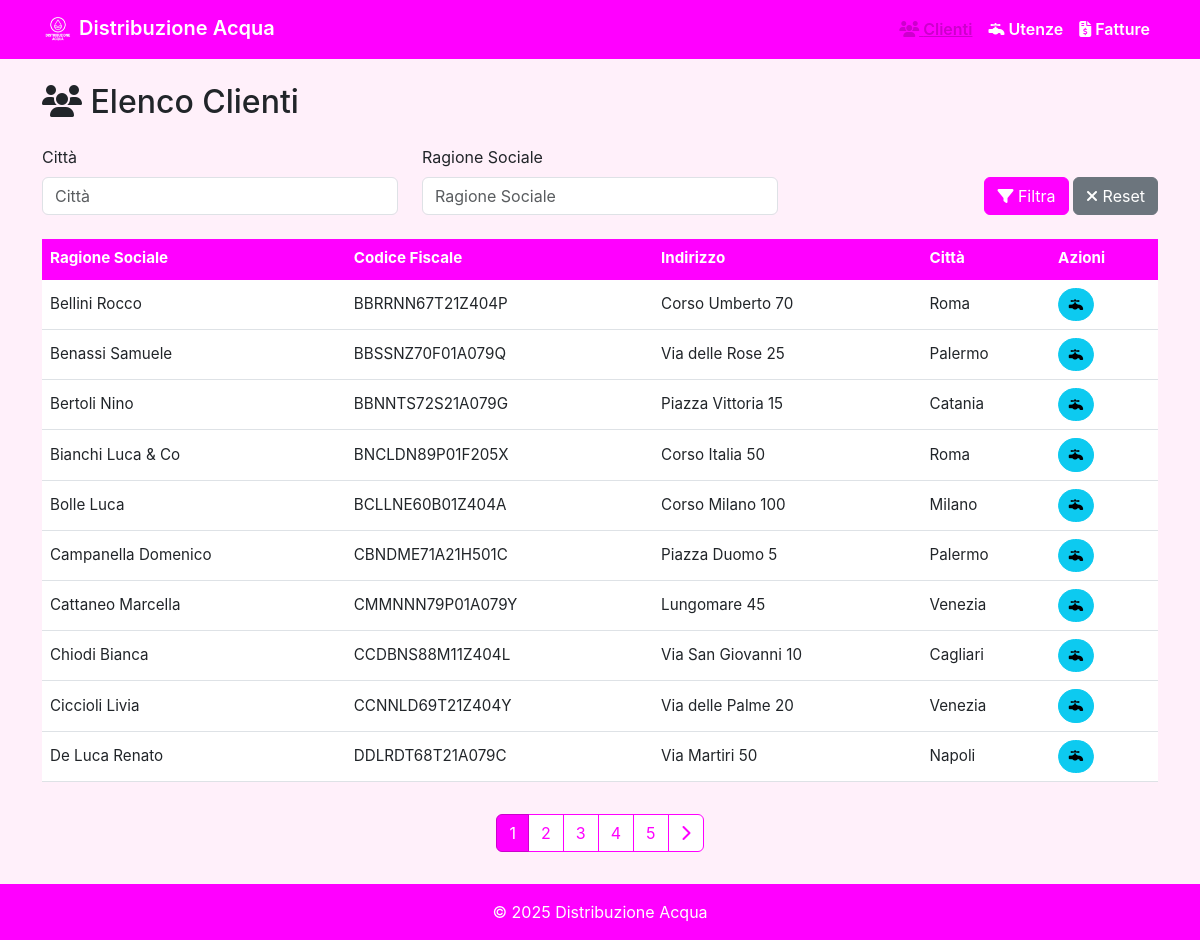
Page /clienti/ on the committed database.
### una_acies/models.py (models this page shows, shortened)
class Cliente(models.Model):
    codice = models.AutoField(primary_key=True)
    codice_fiscale = models.CharField(max_length=16)
    ragione_sociale = models.CharField(max_length=100)
    indirizzo = models.CharField(max_length=200)
    citta = models.CharField(max_length=100)

### una_acies/views.py (the view)
# urls.py: path('clienti/', views.clienti_list, name='clienti_list'),
def clienti_list(request):
    filtro_citta = request.GET.get('citta', '')
    filtro_ragione = request.GET.get('ragione', '')
    clienti_query = Cliente.objects.all()
    if filtro_citta:
        clienti_query = clienti_query.filter(citta__icontains=filtro_citta)
    if filtro_ragione:
        clienti_query = clienti_query.filter(ragione_sociale__icontains=filtro_ragione)
    paginator = Paginator(clienti_query.order_by('ragione_sociale'), 10)
    page_number = request.GET.get('page', 1)
    clienti = paginator.get_page(page_number)
    context = {
        'clienti': clienti,
        'filtro_citta': filtro_citta,
        'filtro_ragione': filtro_ragione
    }
    return render(request, 'una_acies/clienti_list.html', context)

### una_acies/templates/una_acies/clienti_list.html (shortened to what this page needs)
{% extends "una_acies/base.html" %}
{% block content %}
<h2 class="mb-4"><i class="fa-solid fa-users"></i> Elenco Clienti</h2>
<form method="get" action="" id="filter-form" class="mb-4">
    <div class="row align-items-end">
        <div class="col-md-4 mb-3 mb-md-0">
            <label class="form-label">Città</label>
            <input type="text" name="citta" class="form-control" placeholder="Città" value="{{ filtro_citta }}">
        </div>
        <div class="col-md-4 mb-3 mb-md-0">
            <label class="form-label">Ragione Sociale</label>
            <input type="text" name="ragione" class="form-control" placeholder="Ragione Sociale" value="{{ filtro_ragione }}">
        </div>
        <div class="col-md-4 text-end">
            <button type="submit" class="btn btn-fucsia">
                <i class="fa-solid fa-filter"></i> Filtra
            </button>
            <a href="{% url 'clienti_list' %}" class="btn btn-secondary">
                <i class="fa-solid fa-xmark"></i> Reset
            </a>
        </div>
    </div>
</form>
<div class="table-responsive">
    <table class="table table-hover align-middle">
        <thead>
            <tr>
                <th>Ragione Sociale</th>
                <th>Codice Fiscale</th>
                <th>Indirizzo</th>
                <th>Città</th>
                <th>Azioni</th>
            </tr>
        </thead>
        <tbody>
        {% for cliente in clienti %}
        <tr>
            <td>{{ cliente.ragione_sociale }}</td>
            <td>{{ cliente.codice_fiscale }}</td>
            <td>{{ cliente.indirizzo }}</td>
            <td>{{ cliente.citta }}</td>
            <td>
                <a href="{% url 'utenze_list' %}?cliente={{ cliente.ragione_sociale }}" class="btn btn-info btn-action" title="Visualizza utenze" data-bs-toggle="tooltip">
                    <i class="fa-solid fa-faucet"></i>
                </a>
            </td>
        </tr>
        {% endfor %}
        </tbody>
    </table>
</div>
<nav class="mt-3">
    <ul class="pagination justify-content-center">
        {% for num in clienti.paginator.page_range %}
        <li class="page-item {% if clienti.number == num %}active{% endif %}">
            <a class="page-link" href="?page={{ num }}{% for key, value in request.GET.items %}{% if key != 'page' %}&{{ key }}={{ value }}{% endif %}{% endfor %}">{{ num }}</a>
        </li>
        {% endfor %}
        {% if clienti.has_next %}
        <li class="page-item">
            <a class="page-link" href="?page={{ clienti.next_page_number }}{% for key, value in request.GET.items %}{% if key != 'page' %}&{{ key }}={{ value }}{% endif %}{% endfor %}">
                <i class="fa-solid fa-chevron-right"></i>
            </a>
        </li>
        {% endif %}
    </ul>
</nav>
{% endblock %}

### una_acies/templates/una_acies/base.html (style rules this page uses)
:root { --fucsia: #FF00FF; --fucsia-dark: #cc00cc; }
body { background-color: #FFF0FA; font-family: 'Inter', Arial, sans-serif; zoom: 1; }
.btn-primary, .btn-fucsia { background-color: var(--fucsia) !important; border-color: var(--fucsia) !important; color: #fff !important; }
.btn-action { font-size: 0.9rem; padding: 0.3rem 0.6rem; margin-right: 0.2rem; border-radius: 20px; }
.table thead th { background-color: #FF00FF !important; color: #fff !important; font-weight: bold; border-bottom: 2px solid #FF00FF !important; }
.pagination .page-link { color: var(--fucsia) !important; border-color: var(--fucsia) !important; }
.pagination .active .page-link { background-color: var(--fucsia) !important; border-color: var(--fucsia-dark) !important; color: #fff !important; }
.table th, .table td { font-size: 0.95rem; vertical-align: middle; }

### rows in the picture
Cliente: ragione_sociale "Bellini Rocco", codice_fiscale "BBRRNN67T21Z404P", indirizzo "Corso Umberto 70", citta "Roma"
Cliente: ragione_sociale "Benassi Samuele", codice_fiscale "BBSSNZ70F01A079Q", indirizzo "Via delle Rose 25", citta "Palermo"
Cliente: ragione_sociale "Bertoli Nino", codice_fiscale "BBNNTS72S21A079G", indirizzo "Piazza Vittoria 15", citta "Catania"
Cliente: ragione_sociale "Bianchi Luca & Co", codice_fiscale "BNCLDN89P01F205X", indirizzo "Corso Italia 50", citta "Roma"
Cliente: ragione_sociale "Bolle Luca", codice_fiscale "BCLLNE60B01Z404A", indirizzo "Corso Milano 100", citta "Milano"
Cliente: ragione_sociale "Campanella Domenico", codice_fiscale "CBNDME71A21H501C", indirizzo "Piazza Duomo 5", citta "Palermo"
Cliente: ragione_sociale "Cattaneo Marcella", codice_fiscale "CMMNNN79P01A079Y", indirizzo "Lungomare 45", citta "Venezia"
Cliente: ragione_sociale "Chiodi Bianca", codice_fiscale "CCDBNS88M11Z404L", indirizzo "Via San Giovanni 10", citta "Cagliari"
Cliente: ragione_sociale "Ciccioli Livia", codice_fiscale "CCNNLD69T21Z404Y", indirizzo "Via delle Palme 20", citta "Venezia"
Cliente: ragione_sociale "De Luca Renato", codice_fiscale "DDLRDT68T21A079C", indirizzo "Via Martiri 50", citta "Napoli"

### other values in the picture
{{ num }} "1" "2" "3" "4" "5"
